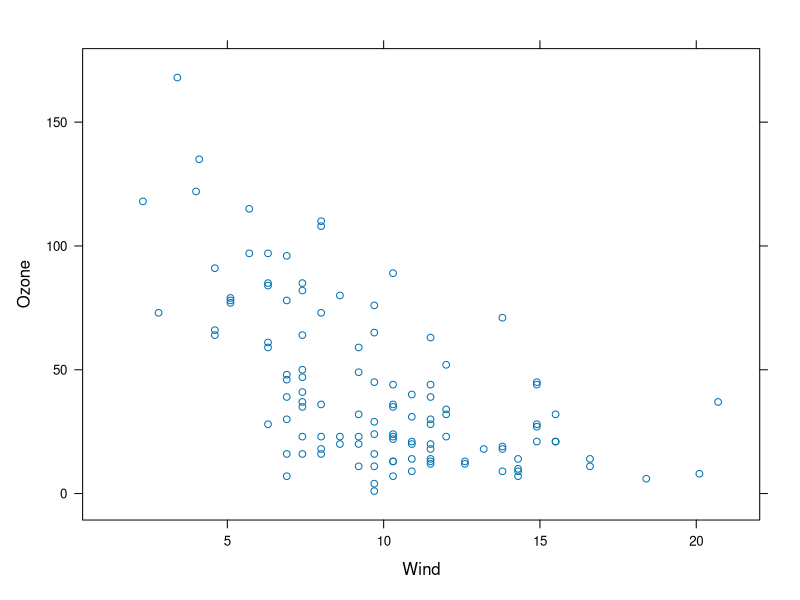
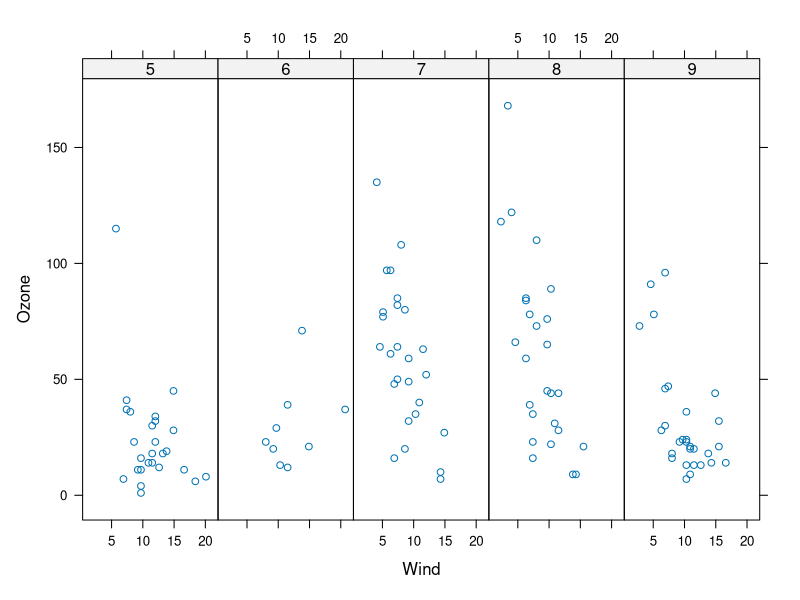
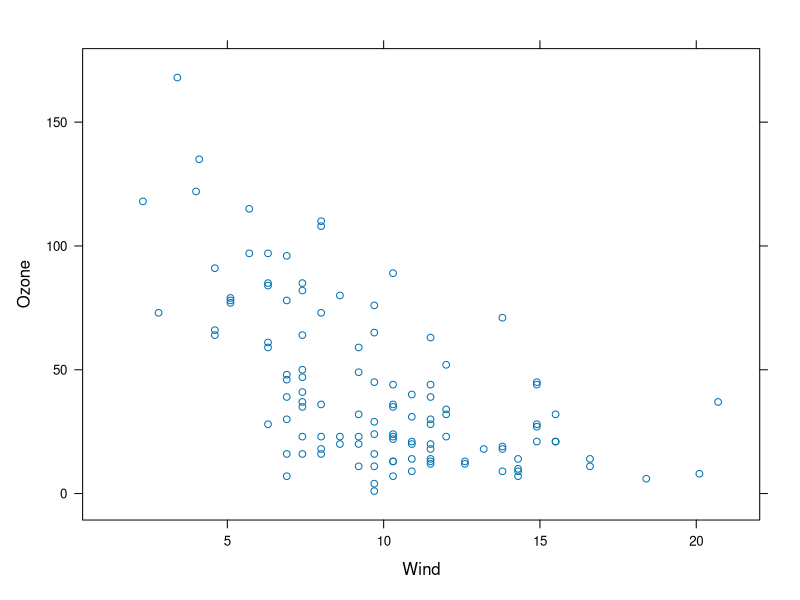
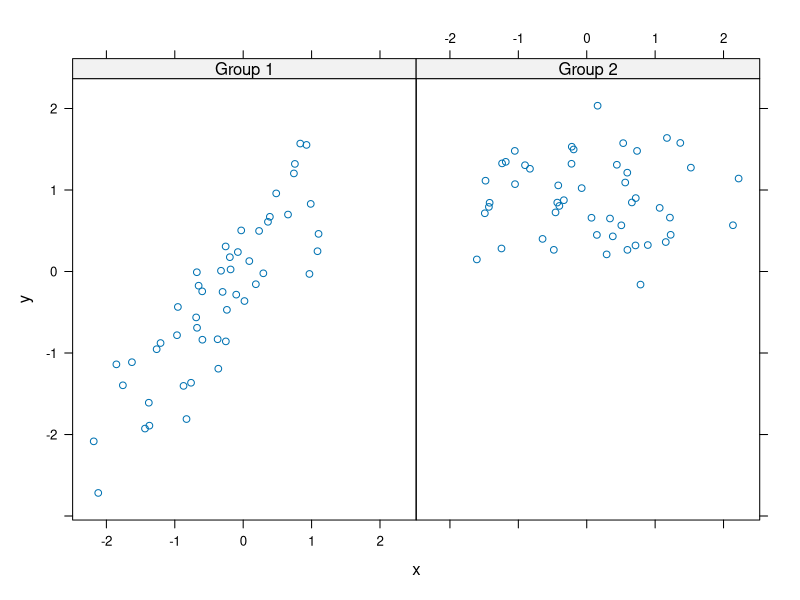
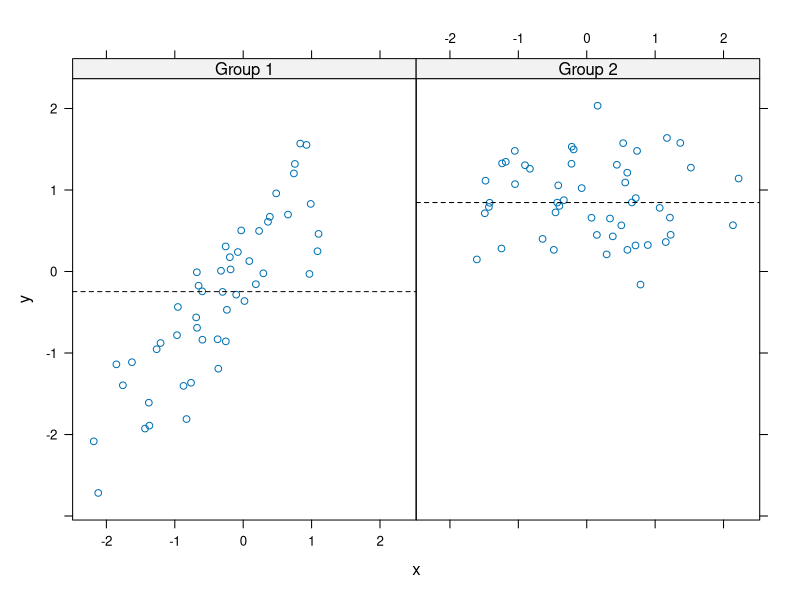
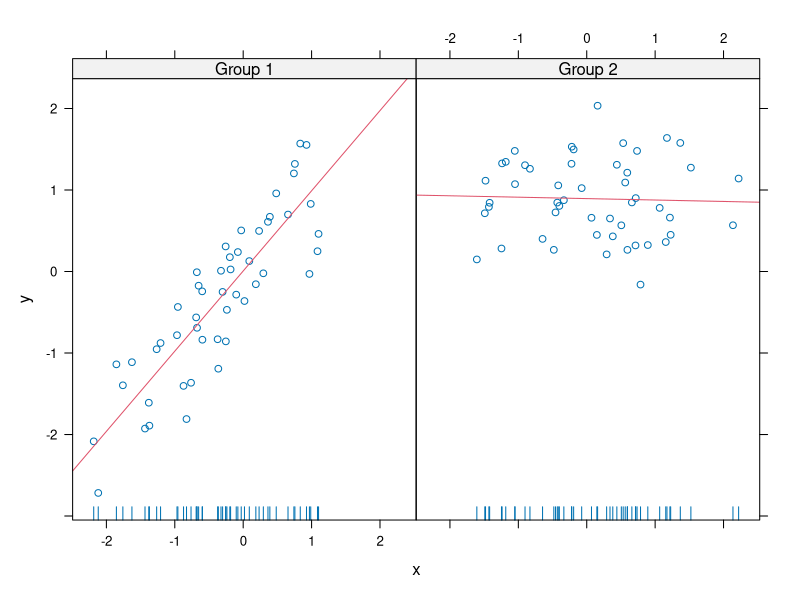

Write R code to recreate these figures, in order.
# Week 2 Lecture - Plotting with Lattice
# Lecture 1
library(lattice)
library(datasets)

# Basic xyplot
xyplot(Ozone ~ Wind,data = airquality)

# Basic xyplot conditioned by Month (factor)
airquality <- transform(airquality, Month = factor(Month))
xyplot(Ozone ~ Wind | Month, data = airquality, layout = c(5,1))

# Save plot, do not auto-print
p <- xyplot(Ozone ~ Wind,data = airquality)
print(p)

# Lecture 2
set.seed(10)
x <- rnorm(100)
f <- rep(0:1, each = 50)
y = x + f - f * x + rnorm(100, sd = 0.5)
f <- factor(f, labels = c("Group 1", "Group 2"))
xyplot(y ~ x | f, layout = c(2, 1))

# Modify the panel function to add a median line
xyplot(y ~ x | f, panel = function(x, y, ...) {
    panel.xyplot(x, y, ...)
    panel.abline(h = median(y), lty = 2)
})

# Modify the panel to add a regression line
xyplot(y ~ x | f, panel = function(x, y, ...) {
    panel.xyplot(x, y, ...)
    panel.lmline(x, y, col = 2)
    panel.rug(x)
})



